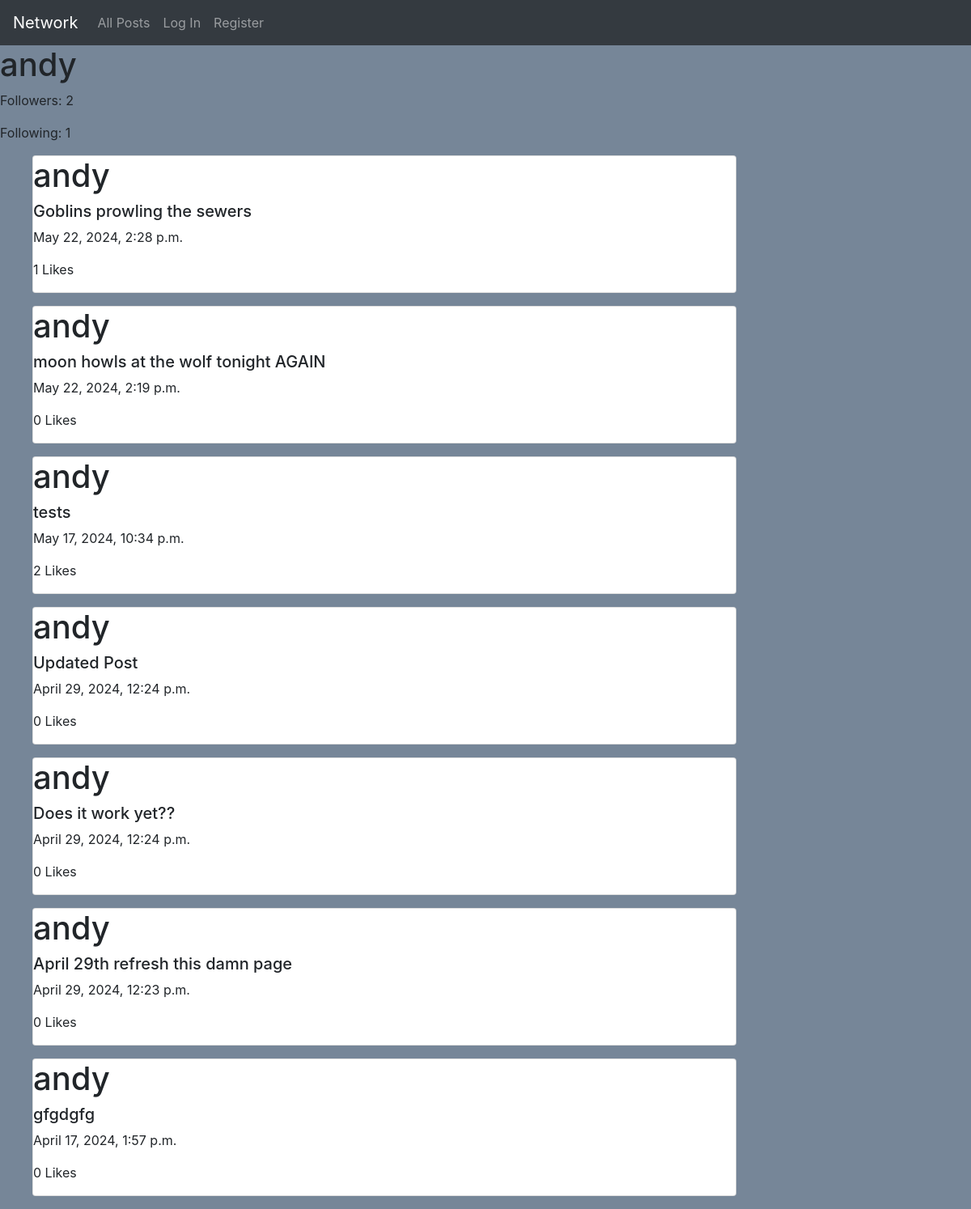
The app's page /profile/1 with its own data.
### network/models.py (models this page shows, shortened)
class User(AbstractUser):
    followers = models.ManyToManyField('self', related_name='following', symmetrical=False, blank=True)
    def __str__(self):
        return self.username

class Post(models.Model):
    user = models.ForeignKey('User', on_delete=models.CASCADE, blank=True, null=True)
    text = models.CharField(max_length=255, blank=True)
    timestamp = models.DateTimeField(auto_now_add=True)
    likes = models.ManyToManyField('User', related_name='liked', blank=True)

### network/views.py (the view)
# urls.py: path("profile/<int:id>", views.user_profile, name="profile"),
def user_profile(request, id):
    if request.method == "GET":
        target_user = User.objects.get(pk=id)
        posts = Post.objects.filter(user=id)
        page_number = request.GET.get('page', 1)
        by_time = posts.order_by("-timestamp").all()
        paginator = Paginator(by_time,7)
        page_posts = paginator.get_page(page_number)
        logged_in = request.user
        followers = target_user.followers.all()
        following = target_user.following.all()
        is_following = logged_in in followers
        return render(request, "network/profile.html", {
            "posts":page_posts,
            "target_user": target_user,
            "logged_in": logged_in,
            "followers": followers.count(),
            "following": following.count(),
            "is_following": is_following,
        })
    elif request.method == "POST":
       follow = target_user.followers.add(current_user)
       follow.save()
    return JsonResponse({'message': 'User followed successfully'})

### network/templates/network/profile.html (shortened to what this page needs)
{% extends "network/layout.html" %}
{% load static %}
{% block body %}
<h1 class="target_user">{{ target_user }}</h1>
<p>Followers: {{ followers }}</p>
<p>Following: {{ following }}</p>
<div>
    {% for post in posts %}
        <ul>
            <div class="card w-75">
                <h1>{{post.user}}</h1>
                <h5>{{post.text}}</h5>
                <p>{{post.timestamp}}</p>
                <p>{{post.likes.count}} Likes</p>
            </div>
        </ul>
    {% endfor %}
</div>
{% endblock %}

### network/static/network/styles.css (style rules this page uses)
body { background-color: #768698; }

### records on screen
User: username "andy"
Post: user "andy", text "Goblins prowling the sewers", timestamp "May 22, 2024, 2:28 p.m.", likes.count "1"
Post: user "andy", text "moon howls at the wolf tonight AGAIN", timestamp "May 22, 2024, 2:19 p.m.", likes.count "0"
Post: user "andy", text "tests", timestamp "May 17, 2024, 10:34 p.m.", likes.count "2"
Post: user "andy", text "Updated Post", timestamp "April 29, 2024, 12:24 p.m.", likes.count "0"
Post: user "andy", text "Does it work yet??", timestamp "April 29, 2024, 12:24 p.m.", likes.count "0"
Post: user "andy", text "April 29th refresh this damn page", timestamp "April 29, 2024, 12:23 p.m.", likes.count "0"
Post: user "andy", text "gfgdgfg", timestamp "April 17, 2024, 1:57 p.m.", likes.count "0"

### other values on screen
{{ followers }} "2"
{{ following }} "1"
